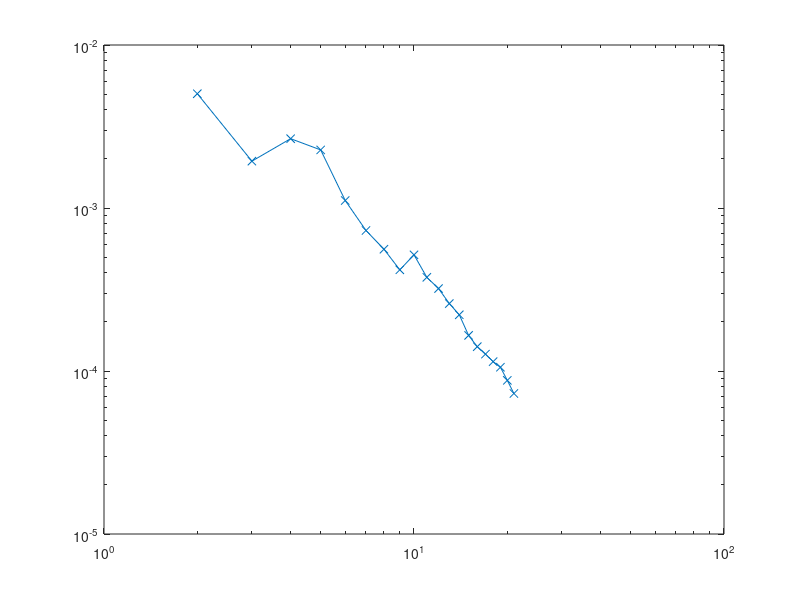

MATLAB code for this plot: (Note: this script raises an error after producing the figure.)
% Compare the Superconductivity correlation for lambda = 0 or 0.3. 
% Lx = 32 case.
Lx=40; Ly=4;
U = 8;

Numhole = Lx*Ly/8;

%==Hubbard==%

sc_data = [2, 0.0050251545748088225
3, 0.001938011375271073
4, 0.00266248614403985
5, 0.002271547585601245
6, 0.0011116728815539268
7, 0.0007278953843983146
8, 0.0005586328066431621
9, 0.0004175318936560409
10, 0.0005159928433650851
11, 0.0003755888090680076
12, 0.0003204402976245164
13, 0.00025929437974046724
14, 0.000221221629107045
15, 0.00016534490030002818
16, 0.00014106695349712454
17, 0.00012689610031679235
18, 0.00011414877741680032
19, 0.00010543589908346815
20, 0.00008760496806274342
21, 0.00007278953843983146];

loglog(sc_data(:,1), sc_data(:,2),'-x' );hold on;
%==SSHH==%
omega = 5; 
g = 2.4495;
Np=3;

begin = 8;
endx= 32;

Dset=[8000,9000,10000,12000,13000, 14000,15000,16000,17000];%bond dimension set
trunc_err=1e7*[3.47e-6,3.12e-6, 2.88e-6,2.50e-06, 2.33e-06,2.20e-06,2.0994e-06,1.99e-6, 2.00e-06];
% grow D17000 trun error = 1.89e-06
extrapolation_poly_degree = 2;
selected_fit_data=[5,6,7,8,10]-1;
Db=Dset(1);
FileNamePostfix=['begin',num2str(begin),'end',num2str(endx),...
    'ssh',num2str(Ly),'x',num2str(Lx),'U',num2str(U),'g',num2str(g),...
    'omega',num2str(omega),'Np',num2str(Np),'hole',num2str(Numhole),'D',num2str(Db),'.json'];
A = jsondecode(fileread(['../../data/scsyya',FileNamePostfix]));
distance=zeros(1,numel(A));
for i=1:numel(A)
    distance(i) = (A{i}{1}(3)-A{i}{1}(1))/(2*Np+1)/Ly;
end

scsyy=zeros(numel(Dset),numel(A));
for j = 1:numel(Dset)
    Db = Dset(j);
    FileNamePostfix=['begin',num2str(begin),'end',num2str(endx),...
    'ssh',num2str(Ly),'x',num2str(Lx),'U',num2str(U),'g',num2str(g),...
    'omega',num2str(omega),'Np',num2str(Np),'hole',num2str(Numhole),'D',num2str(Db),'.json'];
    A = jsondecode(fileread(['../../data/scsyya',FileNamePostfix]));
    B = jsondecode(fileread(['../../data/scsyyb',FileNamePostfix]));
    C = jsondecode(fileread(['../../data/scsyyc',FileNamePostfix]));
    D = jsondecode(fileread(['../../data/scsyyd',FileNamePostfix]));
    for i=1:numel(A)
        scsyy(j,i) = A{i}{2}+B{i}{2}+C{i}{2}+D{i}{2};
    end
end

% h=loglog(distance,scsyy,'x');hold on;

scsyy_ex=zeros(size(distance));
fit_x = trunc_err;
for i=1:numel(distance)
    p = fit(fit_x(selected_fit_data)',scsyy(selected_fit_data,i),'poly2');
    scsyy_ex(i)=p.p3;
end
MeanDistance = mean(transpose(reshape(distance,[],4)));
MeanScsyy_ex = mean(transpose(reshape(scsyy_ex,[],4)));
h1 = loglog(MeanDistance, MeanScsyy_ex,'o');hold on;


fit_x=[2,5:15];
fit_y=zeros(size(fit_x));
for i=1:numel(fit_x)
    I = find(distance==fit_x(i));
    fit_y(i)=mean(scsyy_ex(I));
end



p = fit(log(fit_x'),log(abs(fit_y')),'poly1');
fprintf('Ksc=%.5f\n',-p.p1);
x = 2:19;
fl=loglog(x,exp(p.p2)*x.^p.p1,'-.');
% T=text(10,2.5e-3,['$K_{sc}=',num2str(-p.p1),'$']);
% set(T,'Interpreter','latex');set(T,'Fontsize',24);

% l=legend(h,'$D=8000$','$9000$', '$10000$','$12000$','$13000$','$14000$','$15000$','$16000$', '$17000$', '$18000$', '$16001$');
% set(l,'Box','off');set(l,'Interpreter','latex');
% set(l,'Fontsize',24);
% set(l,'Location','SouthWest');


% 
% l=legend([h1,h2],'$\Phi_{yy}$','$\Phi_s$');
% set(l,'Box','off');set(l,'Interpreter','latex');
% set(l,'Fontsize',24);
% set(l,'Location','SouthWest');


%%===== Set the figure properties ======%%
set(gca,'fontsize',24);
set(gca,'linewidth',1.5);
set(get(gca,'Children'),'linewidth',2); % Set line width 1.5 pounds
xlabel('$r$','Interpreter','latex');
ylabel('SC correlation','Interpreter','latex');
ylabel('$|\langle\Delta_s^\dagger(x)\Delta_s(0)\rangle|$','Interpreter','latex');
set(get(gca,'XLabel'),'FontSize',24);
set(get(gca,'YLabel'),'FontSize',24);
%%===== End of setting figure properties ======%%
